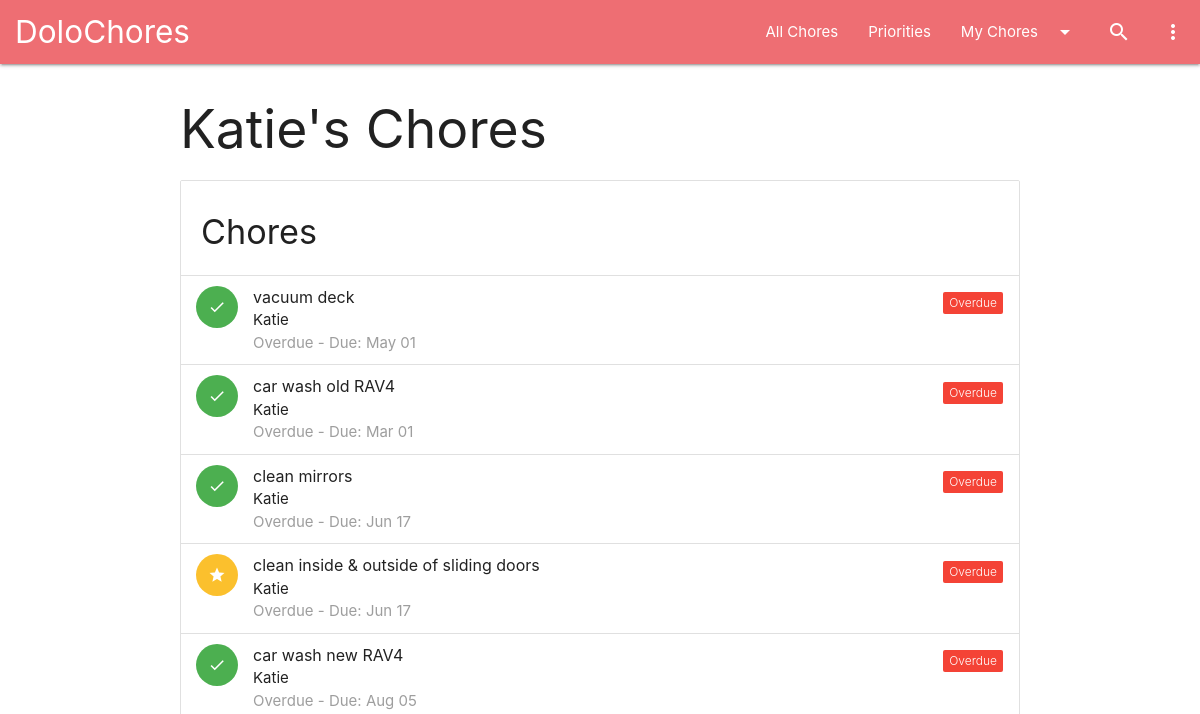
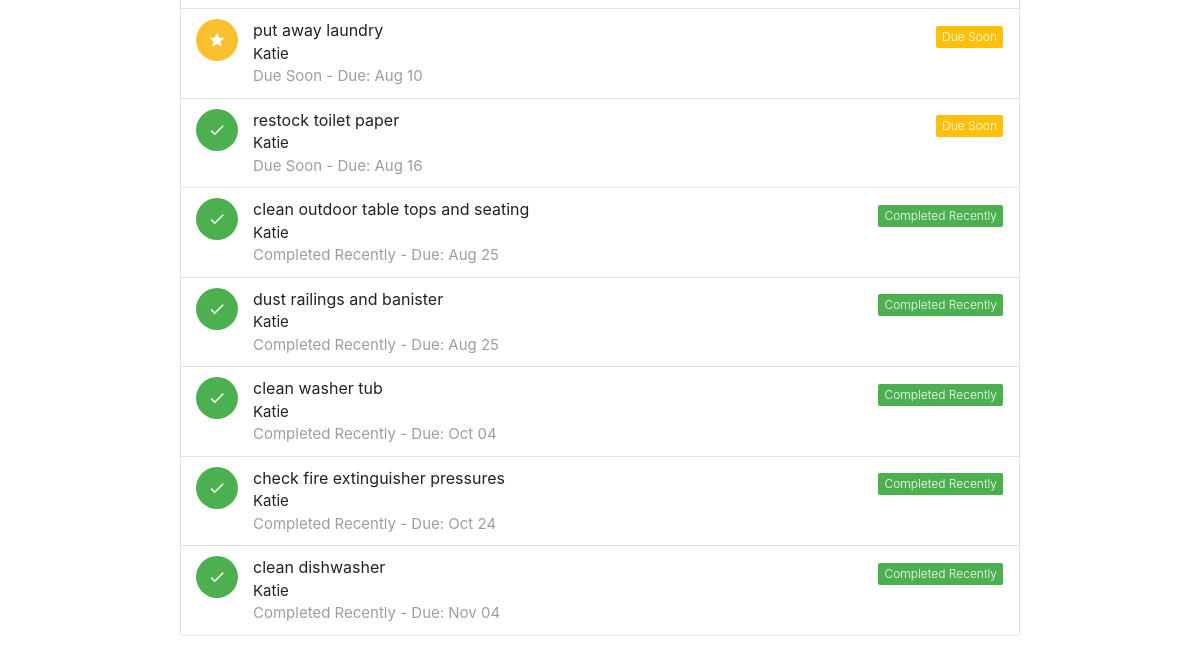
Page /my-chores/Katie on the earlier database version (2 pictures, top to bottom).
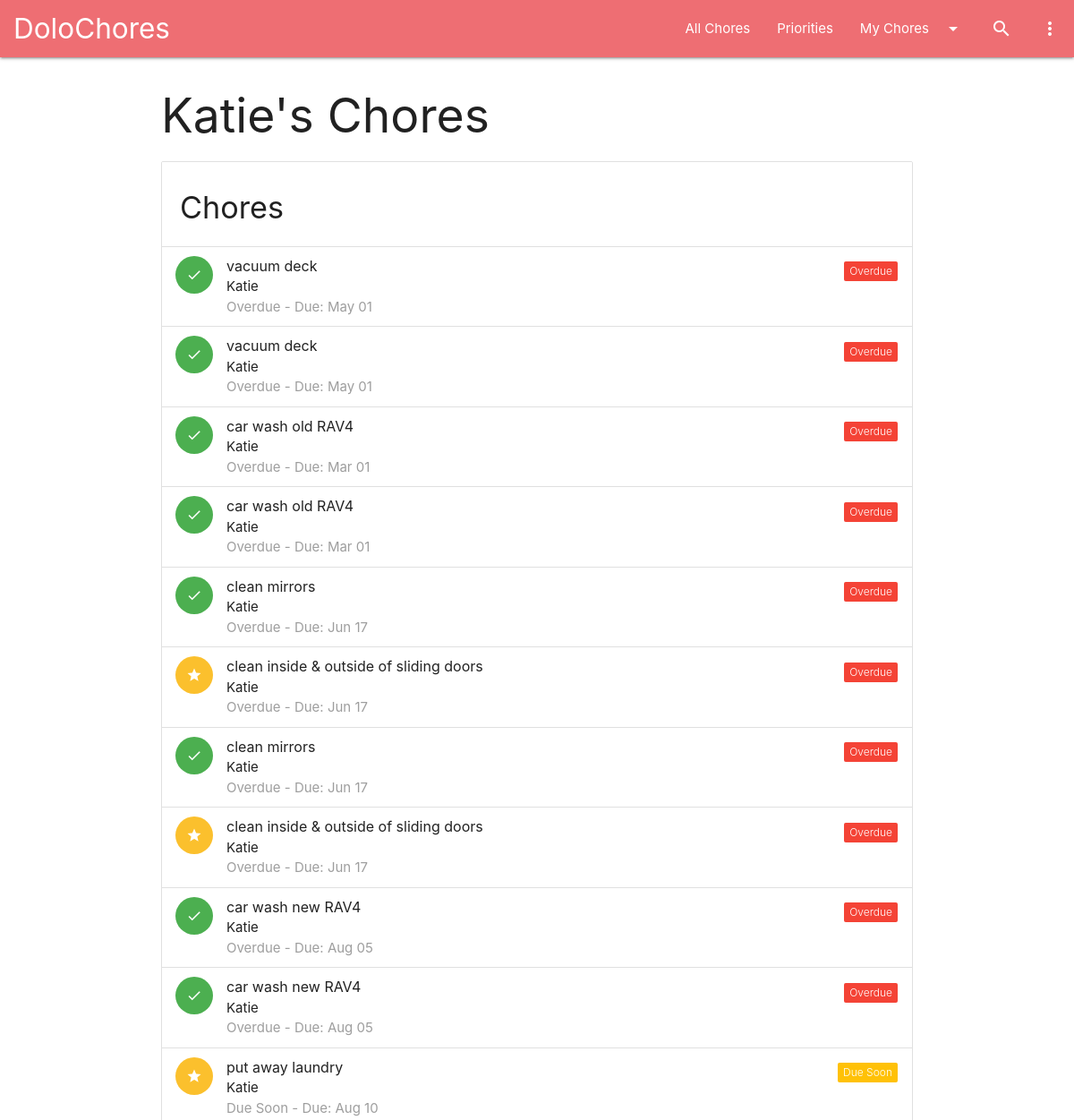
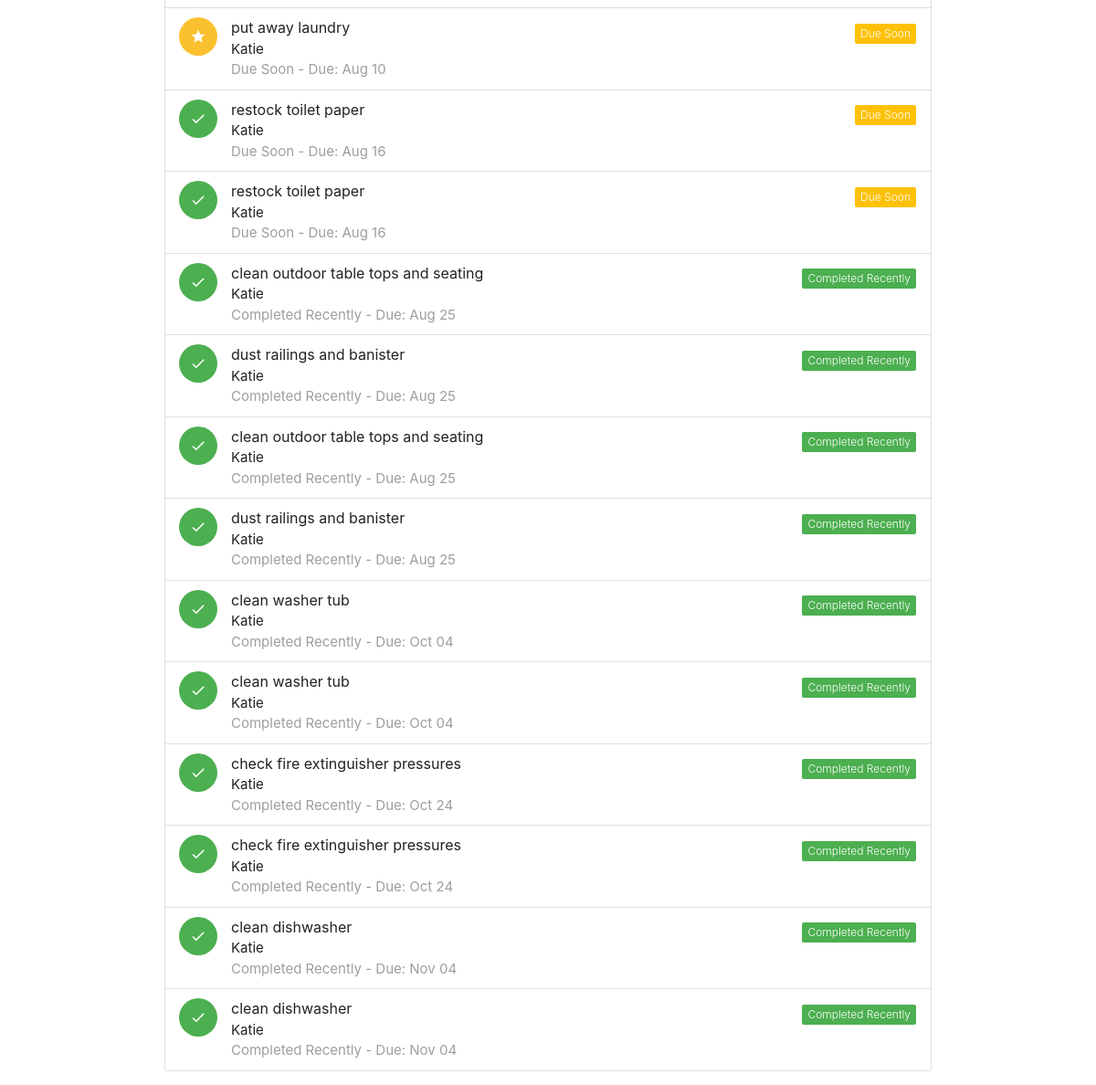
Same page on the later database version (2 pictures, top to bottom).
### app.py (models this page shows, shortened)
class Chore(db.Model):
    id = db.Column(db.Integer, primary_key=True)
    title = db.Column(db.String(120), nullable=False)
    user_id = db.Column(db.Integer, db.ForeignKey('user.id'), nullable=False)
    category = db.Column(db.String(50))
    frequency = db.Column(db.Integer, nullable=False)  # in days
    last_completed = db.Column(db.Date, default=date.today)
    is_priority = db.Column(db.Boolean, default=False)
    notes = db.Column(db.Text)
    previous_last_completed = db.Column(db.Date)
    @property
    def next_due(self):
        if self.last_completed and self.frequency:
            return self.last_completed + timedelta(days=self.frequency)
        return None
    @property
    def status(self):
        today = date.today()
        next_due_date = self.next_due
        if not next_due_date:
            return "N/A"
        if next_due_date < today:
            return "Overdue"
        if self.frequency > 30:
            if today <= next_due_date <= today + timedelta(days=30):
                return "Due Soon"
        else:
            if today <= next_due_date <= today + timedelta(days=14):
                return "Due Soon"
        return "Completed Recently"

class User(db.Model):
    id = db.Column(db.Integer, primary_key=True)
    name = db.Column(db.String(80), unique=True, nullable=False)
    chores = db.relationship('Chore', backref='assignee', lazy=True)

### app.py (the view)
@app.route('/my-chores/<username>')
def my_chores(username):
    user = User.query.filter_by(name=username).first_or_404()
    chores_query = Chore.query.options(joinedload(Chore.assignee)).filter_by(user_id=user.id)
    chores = sorted(chores_query.all(), key=lambda c: c.next_due if c.next_due else date.max)
    return render_template('my_chores.html', chores=chores, username=username, title=f"{username}'s Chores")

### app.py (called while the page is built)
@app.context_processor
def inject_users():
    return dict(users=User.query.all())

### templates/my_chores.html
{% extends "layout.html" %}
{% block content %}
<section>
    <h2>{{ title }}</h2>
    {% set no_chores_message = 'No chores found for ' ~ username ~ '.' %}
    {% include '_chores_list.html' %}
</section>
{% endblock %}

### templates/_chores_list.html
<ul class="collection with-header">
    <li class="collection-header"><h4>Chores</h4></li>
    {% for chore in chores %}
    <li class="collection-item avatar modal-trigger" style="cursor: pointer;" href="#chore-detail-modal" onclick="openChoreDetail(event)" data-chore-id="{{ chore.id }}">
        {% if chore.is_priority %}
            <i class="material-icons circle yellow darken-2">star</i>
        {% else %}
            <i class="material-icons circle green">check</i>
        {% endif %}
        <span class="title">{{ chore.title }}</span>
        <p>{{ chore.assignee.name }} <br>
           <span class="grey-text">{{ chore.status }} - Due: {{ chore.next_due.strftime('%b %d') if chore.next_due else 'N/A' }}</span>
        </p>
        <a href="#!" class="secondary-content">
            <span class="new badge {% if chore.status == 'Overdue' %}red{% elif chore.status == 'Due Soon' %}amber{% else %}green{% endif %}" data-badge-caption="{{ chore.status }}"></span>
        </a>
    </li>
    {% else %}
    <li class="collection-item">
        <p>{{ no_chores_message | default('No chores found.') }}</p>
    </li>
    {% endfor %}
</ul>

Differences in the rows shown:
added Chore: is_priority False (drawn), title "vacuum deck", assignee.name "Katie", status "Overdue", next_due "May 01"
added Chore: is_priority False (drawn), title "car wash old RAV4", assignee.name "Katie", status "Overdue", next_due "Mar 01"
added Chore: is_priority False (drawn), title "clean mirrors", assignee.name "Katie", status "Overdue", next_due "Jun 17"
added Chore: is_priority True (drawn), title "clean inside & outside of sliding doors", assignee.name "Katie", status "Overdue", next_due "Jun 17"
added Chore: is_priority False (drawn), title "car wash new RAV4", assignee.name "Katie", status "Overdue", next_due "Aug 05"
added Chore: is_priority True (drawn), title "put away laundry", assignee.name "Katie", status "Due Soon", next_due "Aug 10"
added Chore: is_priority False (drawn), title "restock toilet paper", assignee.name "Katie", status "Due Soon", next_due "Aug 16"
added Chore: is_priority False (drawn), title "clean outdoor table tops and seating", assignee.name "Katie", status "Completed Recently", next_due "Aug 25"
added Chore: is_priority False (drawn), title "dust railings and banister", assignee.name "Katie", status "Completed Recently", next_due "Aug 25"
added Chore: is_priority False (drawn), title "clean washer tub", assignee.name "Katie", status "Completed Recently", next_due "Oct 04"
added Chore: is_priority False (drawn), title "check fire extinguisher pressures", assignee.name "Katie", status "Completed Recently", next_due "Oct 24"
added Chore: is_priority False (drawn), title "clean dishwasher", assignee.name "Katie", status "Completed Recently", next_due "Nov 04"
